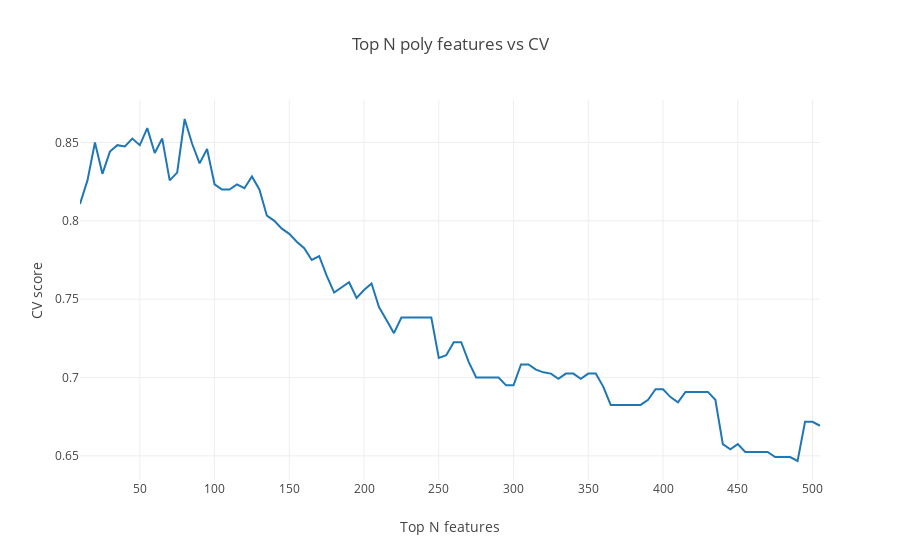

Notebook code for this chart:
### Code cell
data = [go.Scatter(
        x = list(range(10, 510, 5)),
        y = [np.round(np.mean(i), 4) for i in sc],
        name = 'CV scores'
    )]
layout = go.Layout(dict(title = "Top N poly features vs CV",
                  xaxis = dict(title = 'Top N features'),
                  yaxis = dict(title = 'CV score'),
                  ))
py.iplot(dict(data=data, layout=layout), filename='basic-line')
